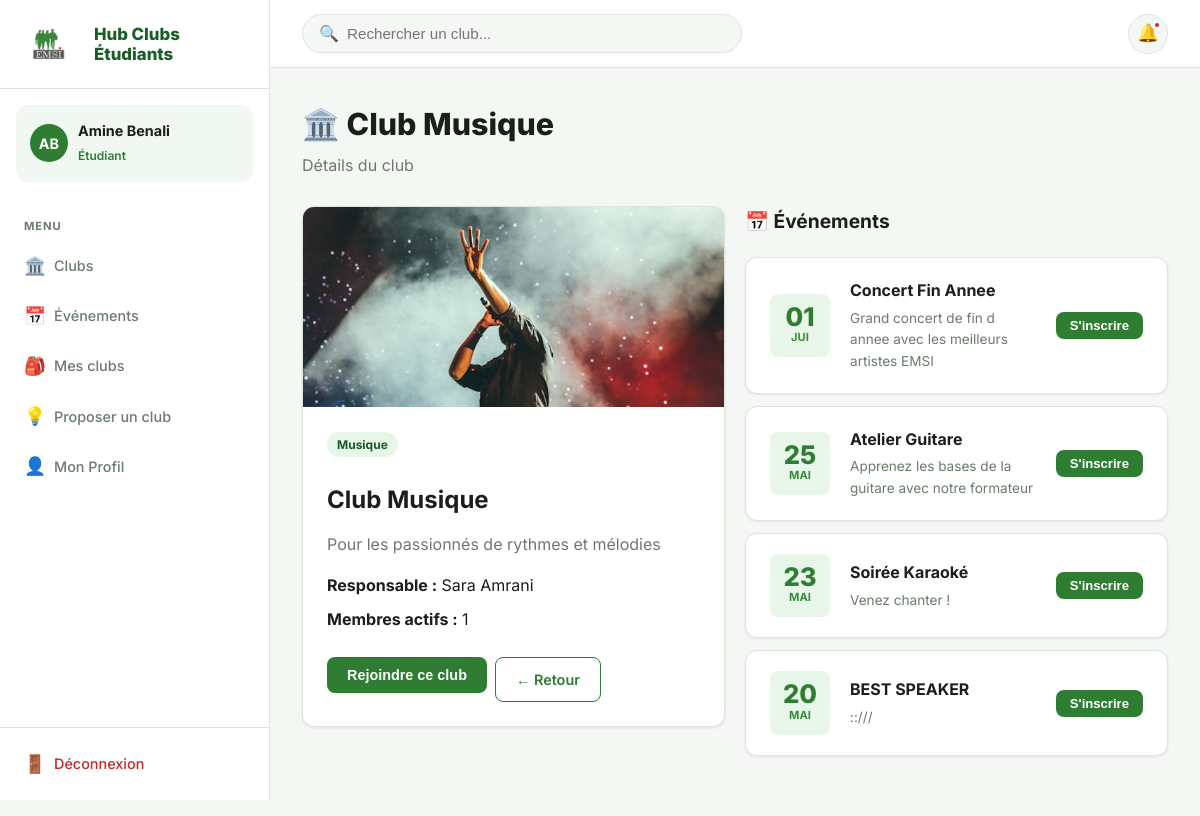
/clubs/2/ (signed in), run on the app's committed database.
### clubs/models.py (models this page shows, shortened)
class User(AbstractUser):
    class Role(models.TextChoices):
        STUDENT = "student", "Etudiant"
        CLUB_MANAGER = "club_manager", "Responsable de club"
        ADMINISTRATION = "administration", "Administration"
    role = models.CharField(max_length=20, choices=Role.choices, default=Role.STUDENT)
    filiere = models.CharField(max_length=100, blank=True, null=True, verbose_name="Filière")

class Club(models.Model):
    class Category(models.TextChoices):
        MUSIQUE = "Musique", "Musique"
        TECH = "Tech & Innovation", "Tech & Innovation"
        SPORTS = "Sports", "Sports"
        ARTS = "Arts", "Arts"
        AUTRE = "Autre", "Autre"
    name = models.CharField(max_length=120, unique=True)
    description = models.TextField()
    category = models.CharField(max_length=50, choices=Category.choices, default=Category.AUTRE)
    logo = models.ImageField(upload_to="club_logos/", blank=True, null=True)
    manager = models.OneToOneField(
        User,
        on_delete=models.CASCADE,
        related_name="managed_club",
        limit_choices_to={"role": User.Role.CLUB_MANAGER},
    )
    created_at = models.DateTimeField(auto_now_add=True)

class Event(models.Model):
    class Location(models.TextChoices):
        SALLE_12 = "Salle 12", "Salle 12"
        SALLE_22 = "Salle 22", "Salle 22"
        SALLE_35 = "Salle 35", "Salle 35"
        AMPHI = "Amphithéâtre", "Amphithéâtre"
        SOCIOCULTURELLE = "Salle Socioculturelle", "Salle Socioculturelle"
    club = models.ForeignKey(Club, on_delete=models.CASCADE, related_name="events")
    title = models.CharField(max_length=150)
    description = models.TextField()
    event_date = models.DateField()
    event_time = models.TimeField(null=True, blank=True, verbose_name="Heure")
    location = models.CharField(
        max_length=50,
        choices=Location.choices,
        default=Location.SALLE_12,
        verbose_name="Lieu",
    )
    created_at = models.DateTimeField(auto_now_add=True)

### clubs/views.py (the view)
# urls.py: path("clubs/<int:club_id>/", club_detail, name="club_detail"),
@login_required
def club_detail(request, club_id):
    club = get_object_or_404(Club, id=club_id)
    events = club.events.all().order_by('-event_date')
    members = ClubMembership.objects.filter(club=club)
    return render(request, "clubs/club_detail.html", {"club": club, "events": events, "members": members})

### clubs/context_processors.py (called while the page is built, shortened)
def manager_pending_requests(request):
    if not request.user.is_authenticated or request.user.role != User.Role.CLUB_MANAGER:
        return {"manager_pending_requests_count": 0}

### templates/clubs/club_detail.html (shortened to what this page needs)
{% extends "clubs/base.html" %}
{% block content %}
<div class="page-header">
  <h1>🏛️ {{ club.name }}</h1>
  <p>Détails du club</p>
</div>
<div class="two-col" style="align-items:start; margin-bottom:28px;">
  <div>
    <div class="card" style="overflow:hidden; margin-bottom:20px;">
      <div class="club-thumb club-thumb-{{ club.category|lower|cut:' '|cut:'&' }}" style="height:200px;">
        {% if club.logo %}
          <img src="{{ club.logo.url }}" alt="{{ club.name }}">
        {% endif %}
      </div>
      <div style="padding:24px;">
        <span class="badge badge-green mb-16">{{ club.category }}</span>
        <h2 style="margin:8px 0 12px;">{{ club.name }}</h2>
        <p class="text-muted">{{ club.description }}</p>
        <p class="mt-16"><strong>Responsable :</strong> {{ club.manager.first_name }} {{ club.manager.last_name }}</p>
        <p class="mt-8"><strong>Membres actifs :</strong> {{ members|length }}</p>
        <div class="flex gap-8 mt-24">
          {% if user.role == 'student' %}
          <form method="POST" action="{% url 'request_join_club' %}">
            <button type="submit" class="btn btn-primary">Rejoindre ce club</button>
          </form>
          {% endif %}
          <a href="{% url 'club_list' %}" class="btn btn-outline">← Retour</a>
        </div>
      </div>
    </div>
  </div>
  <div>
    <div class="section-header"><h2>📅 Événements</h2></div>
    <div class="events-list">
      {% for event in events %}
      <div class="event-card">
        <div class="event-date-box">
          <div class="day">{{ event.event_date|date:"d" }}</div>
          <div class="month">{{ event.event_date|date:"M" }}</div>
        </div>
        <div class="event-info">
          <h3>{{ event.title }}</h3>
          <p>{{ event.description }}</p>
        </div>
        {% if user.role == 'student' or user.role == 'club_manager' %}
        <div>
          <form method="POST" action="{% url 'register_event' event.id %}">
            <button type="submit" class="btn btn-primary btn-sm">S'inscrire</button>
          </form>
        </div>
        {% endif %}
      </div>
      {% empty %}
      <div class="empty-state card" style="padding:32px;">
        <div class="icon">📅</div>
        <p>Aucun événement pour ce club.</p>
      </div>
      {% endfor %}
    </div>
  </div>
</div>
{% endblock %}

### templates/clubs/base.html (shortened to what this page needs)
{% load static %}
<!DOCTYPE html>
<html lang="fr">
<head>
  <link rel="stylesheet" href="{% static 'css/style.css' %}?v=11">
</head>
<body>
<div class="app-layout">
  <aside class="sidebar" id="sidebar">
    <div class="sidebar-brand">
      <img src="{% static 'img/emsi_logo.png' %}" alt="EMSI" style="height:48px; width:auto; object-fit:contain;">
      <div class="brand-name" style="margin-left:10px;">
        <strong style="font-size:1.05rem; font-weight:800; line-height:1.2; color:var(--green-dark);">Hub Clubs<br>Étudiants</strong>
      </div>
    </div>
    {% if user.is_authenticated %}
    <div class="sidebar-user">
      <div class="user-avatar">{{ user.first_name|first|upper }}{{ user.last_name|first|upper }}</div>
      <div class="user-info">
        <strong>{{ user.first_name }} {{ user.last_name }}</strong>
        <span>{% if user.role == 'administration' %}Administrateur{% elif user.role == 'club_manager' %}Responsable{% else %}Étudiant{% endif %}</span>
      </div>
    </div>
    <nav class="sidebar-nav">
      {% if user.role == 'administration' %}
        <div class="nav-section-title">Menu</div>
        <a href="{% url 'admin_dashboard' %}" class="nav-link {% if request.resolver_match.url_name == 'admin_dashboard' %}active{% endif %}">
          <span class="nav-icon">📊</span> Dashboard
        </a>
        <a href="{% url 'club_list' %}" class="nav-link {% if request.resolver_match.url_name == 'club_list' %}active{% endif %}">
          <span class="nav-icon">🏛️</span> Clubs
        </a>
        <a href="{% url 'admin_events' %}" class="nav-link {% if request.resolver_match.url_name == 'admin_events' %}active{% endif %}">
          <span class="nav-icon">📅</span> Événements
        </a>
      {% else %}
        <div class="nav-section-title">Menu</div>
        <a href="{% url 'club_list' %}" class="nav-link {% if request.resolver_match.url_name == 'club_list' %}active{% endif %}">
          <span class="nav-icon">🏛️</span> Clubs
        </a>
        <a href="{% url 'club_events' %}" class="nav-link {% if request.resolver_match.url_name == 'club_events' %}active{% endif %}">
          <span class="nav-icon">📅</span> Événements
        </a>
        <a href="{% url 'student_dashboard' %}" class="nav-link {% if request.resolver_match.url_name == 'student_dashboard' %}active{% endif %}">
          <span class="nav-icon">🎒</span> Mes clubs
        </a>
        <a href="{% url 'create_club_request' %}" class="nav-link {% if request.resolver_match.url_name == 'create_club_request' %}active{% endif %}">
          <span class="nav-icon">💡</span> Proposer un club
        </a>
        <a href="{% url 'profile' %}" class="nav-link {% if request.resolver_match.url_name == 'profile' %}active{% endif %}">
          <span class="nav-icon">👤</span> Mon Profil
        </a>
      {% endif %}
    </nav>
    {% endif %}
    <div class="sidebar-footer">
      {% if user.is_authenticated %}
        <a href="{% url 'logout' %}" class="nav-link logout">
          <span class="nav-icon">🚪</span> Déconnexion
        </a>
      {% endif %}
    </div>
  </aside>
  <div class="main-wrap">
    <header class="topbar">
      <form action="{% url 'club_list' %}" method="GET" class="topbar-search">
        <span class="icon">🔍</span>
        <input type="text" name="q" placeholder="Rechercher un club..." value="{{ request.GET.q|default:'' }}">
      </form>
      <div class="topbar-right">
        <button class="notif-btn" title="Notifications">🔔<span class="notif-dot"></span></button>
      </div>
    </header>
    <div class="content fade-in">
      {% block content %}{% endblock %}
    </div>
  </div>
</div>
</body>
</html>

### data on the page
User: first_name|first "A", last_name|first "B", first_name "Amine", last_name "Benali"
Club: name "Club Musique", logo (picture), category "Musique", description "Pour les passionnés de rythmes et mélodies", manager.first_name "Sara", manager.last_name "Amrani"
Event: event_date "01", event_date "JUI", title "Concert Fin Annee", description "Grand concert de fin d annee avec les meilleurs artistes EMSI"
Event: event_date "25", event_date "MAI", title "Atelier Guitare", description "Apprenez les bases de la guitare avec notre formateur"
Event: event_date "23", event_date "MAI", title "Soirée Karaoké", description "Venez chanter !"
Event: event_date "20", event_date "MAI", title "BEST SPEAKER", description "::///"

### other printed values
{{ members|length }} "1"
